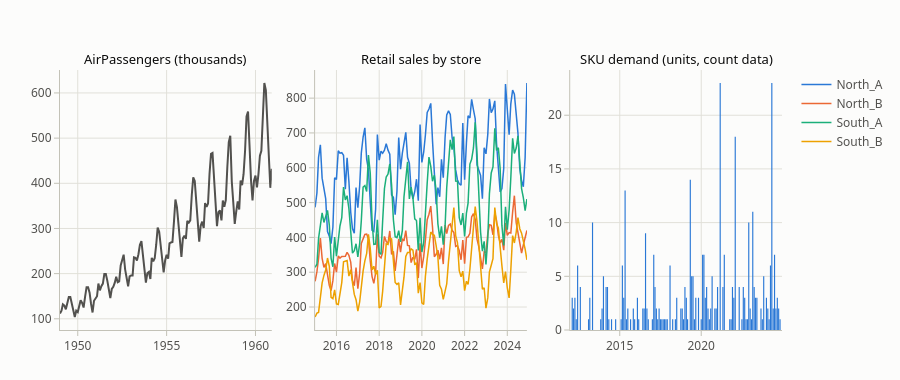

Notebook source saved alongside this figure:
### Markdown cell above
## 6. The datasets (all monthly)

1. **AirPassengers** (1949–1960): trend + multiplicative seasonality. The classic Box-Jenkins series.
2. **Synthetic retail hierarchy** (2015–2024): Total → 2 regions → 4 stores, with correlated shocks. Used for
   backtests, multivariate and hierarchical notebooks.
3. **Synthetic SKU demand**: intermittent count data (lots of zeros) for count distributions.

### Code cell
air = pf.load_air_passengers()
retail = pf.make_retail_hierarchy()
sku = pf.make_sku_demand()

fig = pf.subplots(1, 3, titles=["AirPassengers (thousands)", "Retail sales by store", "SKU demand (units, count data)"], height=380)
fig.add_trace(go.Scatter(x=air.index, y=air, name="AirPassengers", line=dict(color=pf.INK["secondary"], width=2),
                         showlegend=False), row=1, col=1)
for i, s in enumerate(pf.BOTTOM_NAMES):                      # fixed slot order: store i always gets SERIES[i]
    fig.add_trace(go.Scatter(x=retail.index, y=retail[s], name=s, line=dict(color=pf.SERIES[i], width=1.5)), row=1, col=2)
fig.add_trace(go.Bar(x=sku.index, y=sku, name="SKU units", marker_color=pf.SERIES[0], showlegend=False), row=1, col=3)
fig.update_layout(hovermode="x unified")
fig.show()
retail.head()
